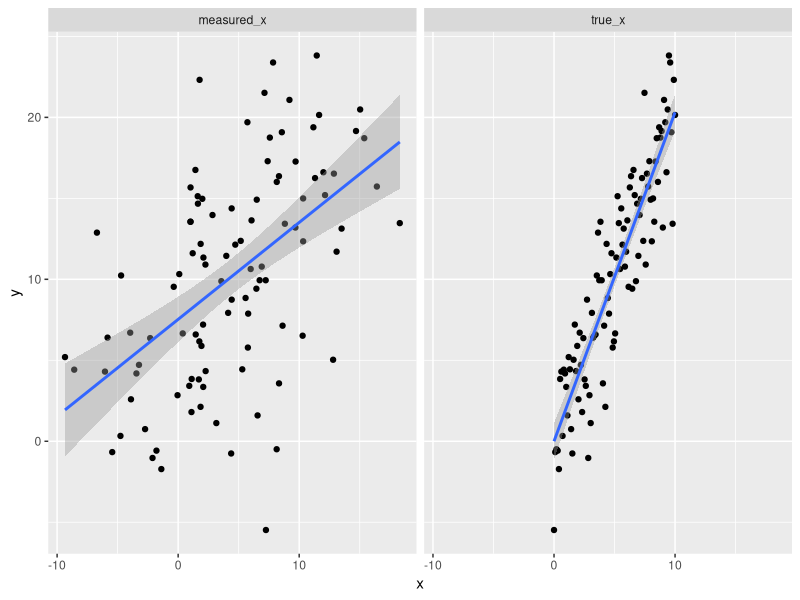

This figure's R source:
library(dplyr)
library(tidyr)
library(ggplot2)

df <- tibble(
    true_x = seq(0, 10, length.out = 100),
    measured_x = true_x + rnorm(100, sd = 5),
    y = 2 * true_x + rnorm(100, sd = 3)
)

pivot_longer(df, cols = c(measured_x, true_x),
             names_to = "x_type", values_to = "x") %>%
    ggplot(aes(x, y)) +
    geom_point() +
    geom_smooth(method = "lm") +
    facet_wrap(~x_type)

lm(y ~ measured_x, data = df)
